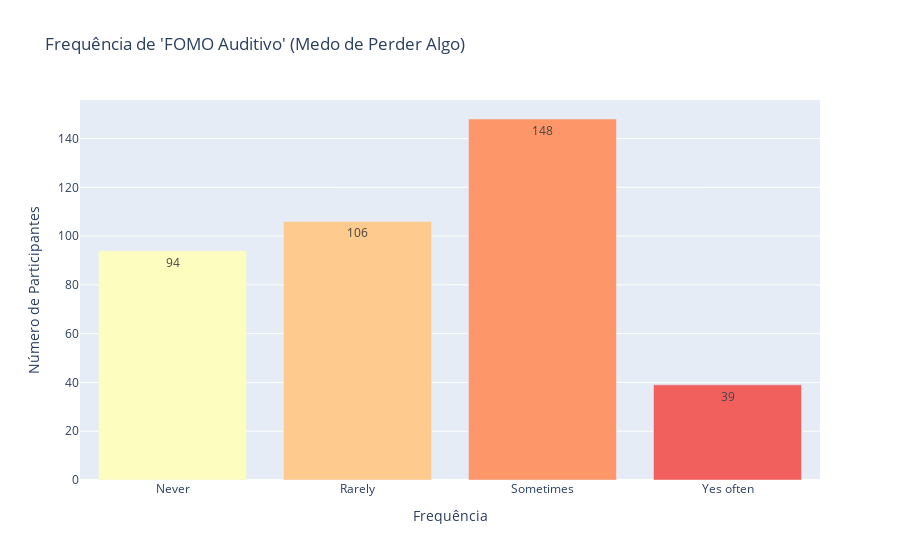

Source (notebook cell):
### Code cell
# Contar os valores da coluna 'Hearing_FOMO'
fomo_counts = df['Hearing_FOMO'].value_counts().reset_index()
fomo_counts.columns = ['Frequência', 'Número de Participantes']

# Definir a ordem correta das categorias
fomo_order = ['Never', 'Rarely', 'Sometimes', 'Yes often']

# Criar o gráfico de barras
fig = px.bar(
    fomo_counts,
    x='Frequência',
    y='Número de Participantes',
    title="Frequência de 'FOMO Auditivo' (Medo de Perder Algo)",
    text_auto=True,
    labels={'Frequência': 'Frequência', 'Número de Participantes': 'Número de Participantes'},
    category_orders={'Frequência': fomo_order}, # <<< AQUI DEFINIMOS A ORDEM
    color='Frequência',
    color_discrete_sequence=px.colors.sequential.Magma_r
)

fig.update_layout(showlegend=False)

### Figure 1 — Plotly figure (JSON) as saved in the notebook; plotly's stock layout.template omitted (floating-point values rounded to 4 significant figures)
{"data": [{"alignmentgroup": "True", "hovertemplate": "Frequência=%{x}<br>Número de Participantes=%{y}<extra></extra>", "legendgroup": "Never", "marker": {"color": "#fcfdbf", "pattern": {"shape": ""}}, "name": "Never", "offsetgroup": "Never", "orientation": "v", "showlegend": true, "textposition": "auto", "texttemplate": "%{y}", "type": "bar", "x": ["Never"], "xaxis": "x", "y": [94], "yaxis": "y"}, {"alignmentgroup": "True", "hovertemplate": "Frequência=%{x}<br>Número de Participantes=%{y}<extra></extra>", "legendgroup": "Rarely", "marker": {"color": "#feca8d", "pattern": {"shape": ""}}, "name": "Rarely", "offsetgroup": "Rarely", "orientation": "v", "showlegend": true, "textposition": "auto", "texttemplate": "%{y}", "type": "bar", "x": ["Rarely"], "xaxis": "x", "y": [106], "yaxis": "y"}, {"alignmentgroup": "True", "hovertemplate": "Frequência=%{x}<br>Número de Participantes=%{y}<extra></extra>", "legendgroup": "Sometimes", "marker": {"color": "#fd9668", "pattern": {"shape": ""}}, "name": "Sometimes", "offsetgroup": "Sometimes", "orientation": "v", "showlegend": true, "textposition": "auto", "texttemplate": "%{y}", "type": "bar", "x": ["Sometimes"], "xaxis": "x", "y": [148], "yaxis": "y"}, {"alignmentgroup": "True", "hovertemplate": "Frequência=%{x}<br>Número de Participantes=%{y}<extra></extra>", "legendgroup": "Yes often", "marker": {"color": "#f1605d", "pattern": {"shape": ""}}, "name": "Yes often", "offsetgroup": "Yes often", "orientation": "v", "showlegend": true, "textposition": "auto", "texttemplate": "%{y}", "type": "bar", "x": ["Yes often"], "xaxis": "x", "y": [39], "yaxis": "y"}], "layout": {"barmode": "relative", "legend": {"title": {"text": "Frequência"}, "tracegroupgap": 0}, "showlegend": false, "title": {"text": "Frequência de 'FOMO Auditivo' (Medo de Perder Algo)"}, "xaxis": {"anchor": "y", "categoryarray": ["Never", "Rarely", "Sometimes", "Yes often"], "categoryorder": "array", "domain": [0, 1], "title": {"text": "Frequência"}}, "yaxis": {"anchor": "x", "domain": [0, 1], "title": {"text": "Número de Participantes"}}}}
